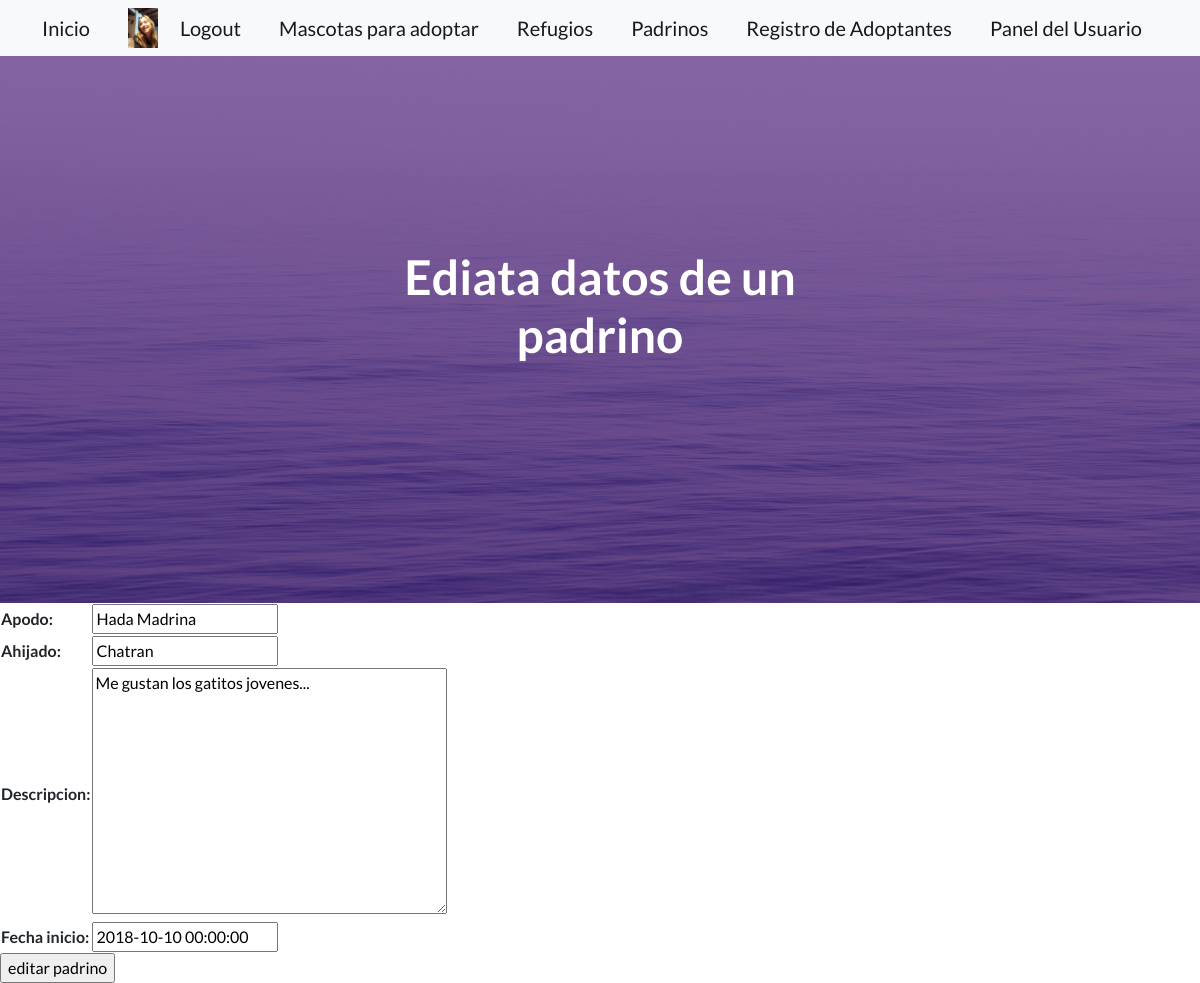
The page /padrino/2/editar (signed in) on the database as committed earlier.
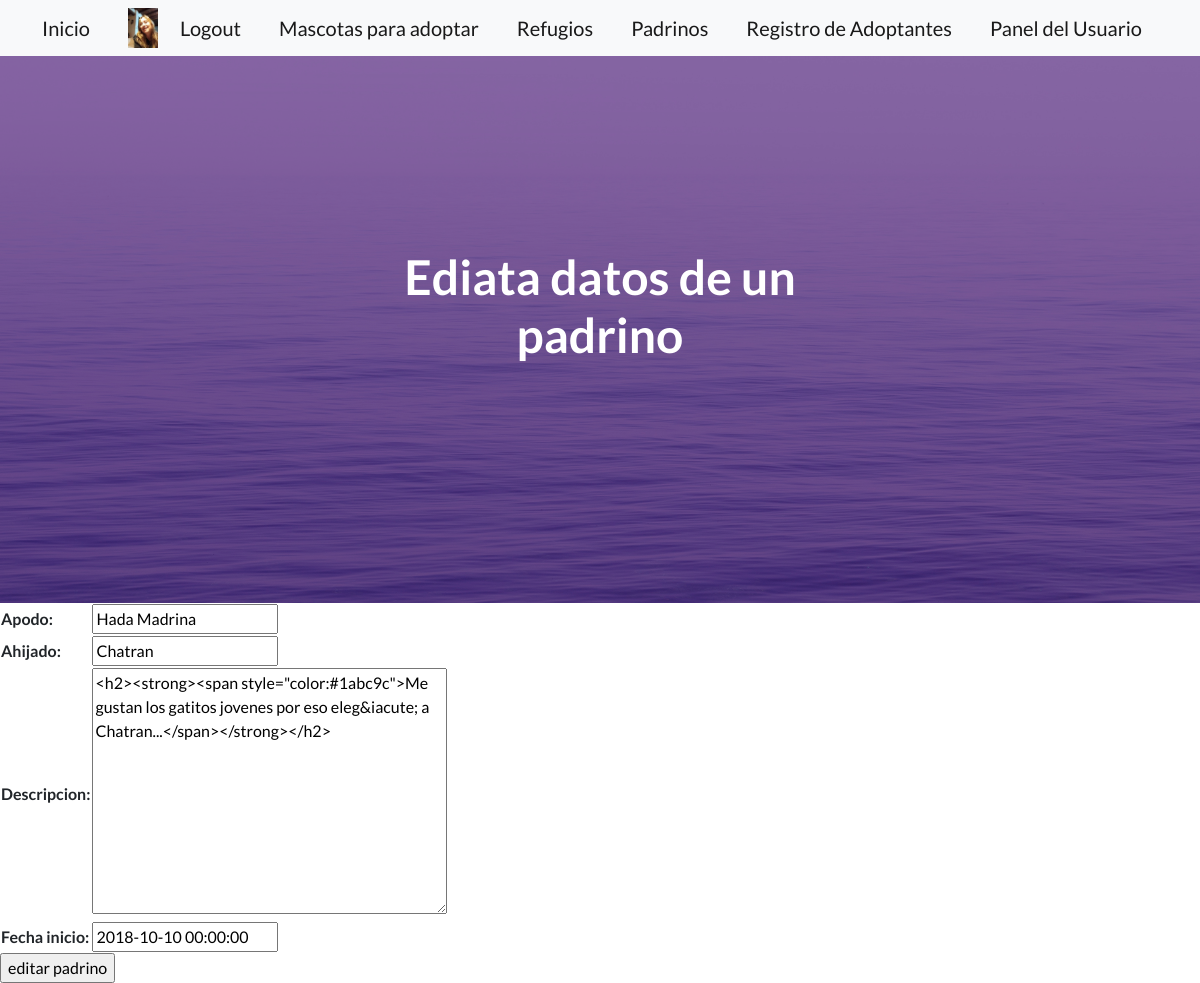
The same page on the database as committed later.
### NewApp/models.py (models this page shows, shortened)
class Padrino(models.Model):
    apodo =models.CharField(max_length=50)
    ahijado = models.CharField(max_length=50)
    descripcion = RichTextField()
    fecha_inicio = models.DateTimeField()

### NewApp/views.py (the view)
# urls.py: path("padrino/<int:pk>/editar", views.PadrinoUpdateView.as_view() ,name ="update_padrino"),
class PadrinoUpdateView(UpdateView):
    model = Padrino
    template_name = "temp_NApp/update_padrino.html"
    fields =["apodo","ahijado","descripcion","fecha_inicio"]
    success_url = reverse_lazy("listar padrino")

### NewApp/templates/temp_NApp/update_padrino.html (shortened to what this page needs)
{% extends "padre/padre.html" %}
{% block main %}
<form action ="{% url 'update_padrino' padrino.id  %}" method="post" >
        <table>
            {{form|safe}}
        </table>
        <input type = "submit" value="editar padrino">
{% endblock main %}
{% block centro %}
Ediata datos de un  padrino  <Base></Base>
{% endblock centro %}

Rows that differ between the two databases and show on the page:
changed Padrino "Hada Madrina": descripcion "Me gustan los gatitos jovenes..." → "<h2><strong><span style=\"color:#1abc9c\">Me gustan los gatitos jovenes por eso eleg&iacute; a Chatran...</span></strong></h2>"
